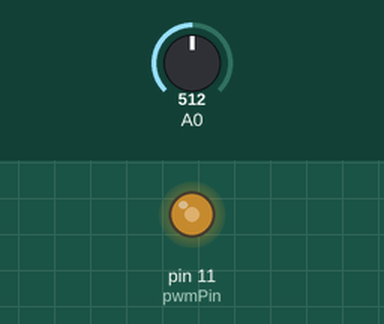
Simulated run of this sketch. Board: Arduino Uno, built with avr-gcc and run on an emulated ATmega328P. Shown: output pins drawn as LEDs (lit = HIGH). The test bench sets the inputs (shaded band); at power-on: A0 = 512.

Above: at 1.2 s.
1.3 s: A0 set to 716
At 2.5 s:
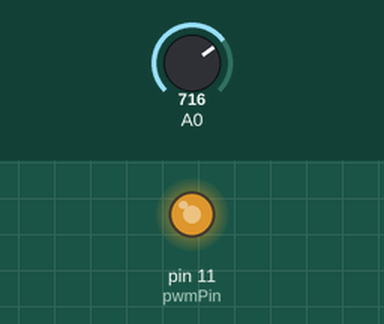
2.8 s: A0 set to 900
At 3.9 s:
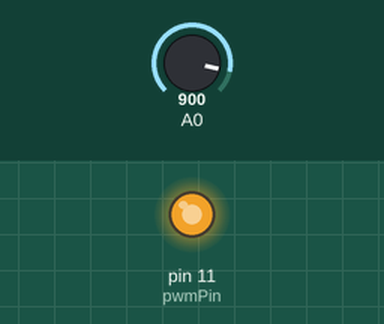
4.3 s: A0 set to 122
At 5.2 s:
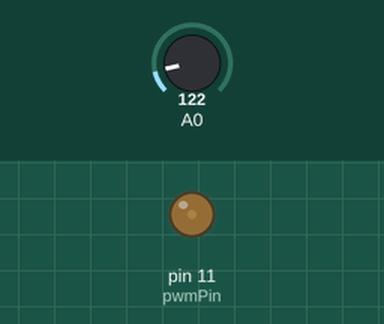
5.8 s: A0 set to 0
At 6.4 s:
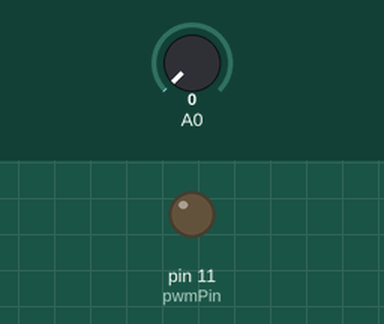
Timing chart, 0 to 8.3 s (numbered marks = the images above; inputs shaded):
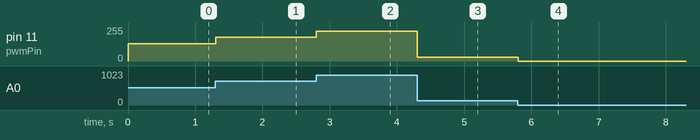

The sketch:

Code_for_Controlling_current.ino
```cpp
#define pwmPin 11

int val;
void setup() {
  // put your setup code here, to run once:
  digitalWrite(pwmPin, 0);
}

void loop() {
  // put your main code here, to run repeatedly:
  val = analogRead(A0) / 4;
  analogWrite(pwmPin, val);
  delay(100);
}
```

Measured:
- after the input at 1.3 s, pin 11 (pwmPin): 128/255 → 179/255 at once
- after the input at 2.8 s, pin 11 (pwmPin): 179/255 → 225/255 at once
- after the input at 4.3 s, pin 11 (pwmPin): 225/255 → 30/255 at once
- after the input at 5.8 s, pin 11 (pwmPin): 30/255 → 0/255 at once
